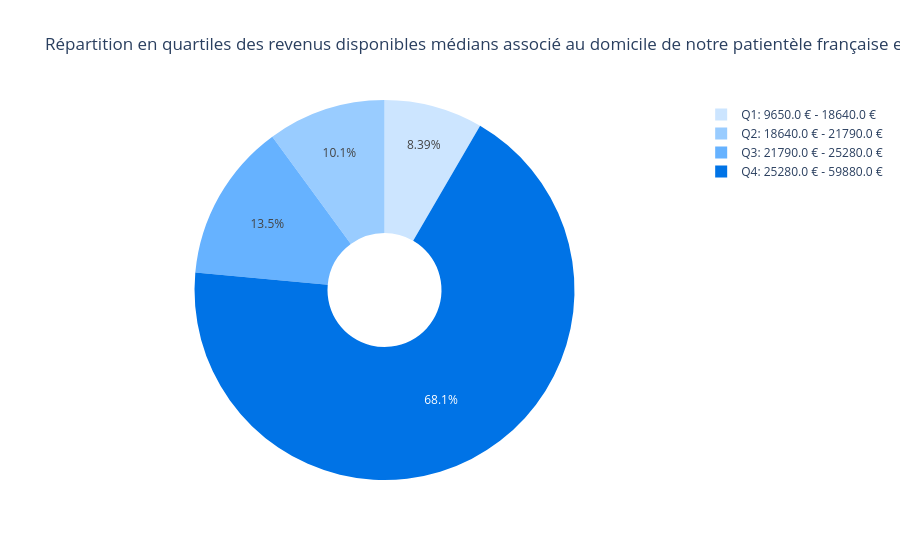

Here is the notebook cell this chart was saved with:
### Code cell
labels = [f"Q{i+1}: {np.round(bords_revenus[i],2)} € - {np.round(bords_revenus[i+1],2)} €" for i in range(0,4,1)]
quartile_count = df_patients_idf['quartile'].value_counts().sort_index()
colors = ['#cce5ff', '#99ccff', '#66b2ff', '#0073e6']


fig = go.Figure(
    data=[go.Pie(
        labels=labels,
        values=quartile_count.values,
        sort=False,
        hole=.3
        )
    ])
fig.update_layout(title="Répartition en quartiles des revenus disponibles médians associé au domicile de notre patientèle française en IDF (en €)")
fig.update_traces(textposition='inside', textinfo='percent',marker=dict(colors=colors))
fig.show()

### Figure 1 — Plotly figure (JSON) as saved in the notebook; plotly's stock layout.template omitted (floating-point values rounded to 4 significant figures)
{"data": [{"hole": 0.3, "labels": ["Q1: 9650.0 € - 18640.0 €", "Q2: 18640.0 € - 21790.0 €", "Q3: 21790.0 € - 25280.0 €", "Q4: 25280.0 € - 59880.0 €"], "marker": {"colors": ["#cce5ff", "#99ccff", "#66b2ff", "#0073e6"]}, "sort": false, "textinfo": "percent", "textposition": "inside", "type": "pie", "values": [3341, 4002, 5367, 27099]}], "layout": {"title": {"text": "Répartition en quartiles des revenus disponibles médians associé au domicile de notre patientèle française en IDF (en €)"}}}
